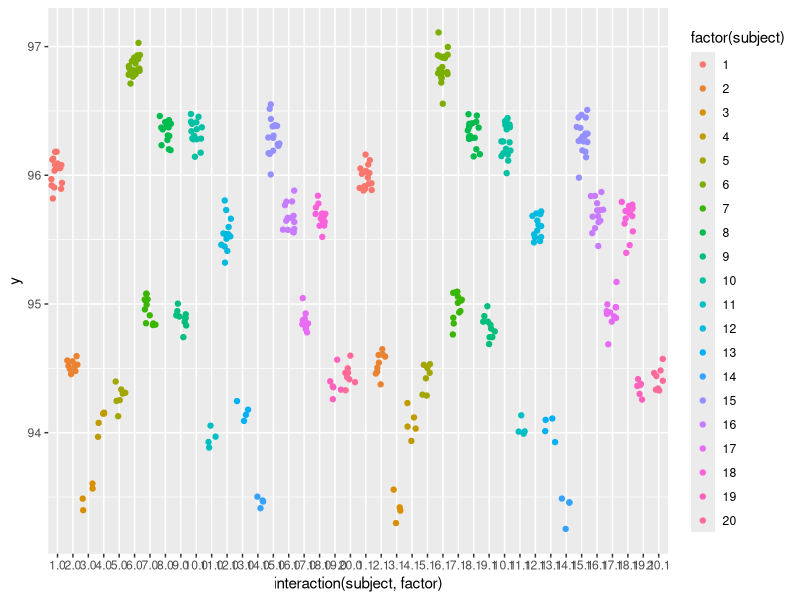

This chart was generated by the following R code:
#----
library(MASS)
library(boot)
# number of subjects
nsubjects = 20

# This defines two random samples, one would be slope the other would be the mean
RE = mvrnorm(nsubjects, mu=c(0,0,0), Sigma=rbind(c(1.0, 0.7,    0),
                                                 c(0.7  , 1,  -0.5),
                                                 c(0  , -0.5  ,  1)))

colnames(RE) = c("intercept","facLow",'facHigh')  
RE = t(round(RE,2))
RE[1,] = RE[1,] - mean(RE[1,])
RE[2,] = RE[2,] - mean(RE[2,])
RE[3,] = RE[3,] - mean(RE[3,])

#RE[2,] = RE[2,]*5

ntrials   =200                              # number of repetitions / trials
data = data.frame(subject   = rep(1:nsubjects,   each=ntrials), 
                  trial = rep(1:ntrials,   times=nsubjects),
                  factor = as.factor(rep(c(0,1),length.out = ntrials*nsubjects)),
                  #factorH = as.factor(rep(c(0,1),length.out = ntrials*nsubjects)),
                  RE.i = rep(RE[1,], each=ntrials),
                  RE.sL = rep(RE[2,], each=ntrials),
                  RE.sH = rep(RE[3,], each=ntrials)
)


factor1Beta = c(0,0)
#factor2Beta = c(-.5,.5)

data$y       = with(data,
                    (95 + RE.i) +
                      (10+1*RE.sH)*factor1Beta[factor]+ 
                      #(0+1*RE.sL)*(1-factor1Beta[factor])+
                      rnorm(n=nsubjects*ntrials, mean=0, sd=.1)
)
#data$y = sapply(inv.logit(data$y),FUN=function(x){rbinom(1,1,x)})
#data$y       = data$y >=0

contrasts(data$factor) = contr.sum(2)

#----
library(lme4)
library(ggplot2)

mres_1  = lmer(y~1+factor+(1+factor|subject),data=data)
mres_2  = lmer(y~1+factor+(1+factor||subject),data=data)
mres_3  = lmer(y~1+factor+(0+factor|subject),data=data)
mres_4  = lmer(y~1+factor+(1|subject),data=data)

library(plyr)
data_un = ddply(data,.(subject),function(x){
  
  howmany = rank(RE[1,])[x$subject[1]] # dependent on intercept rank
 #howmany = x$subject[1] # dependent on subject number
  howmany = max(4,howmany)
  remove = sample(seq(1,length(x$y),2),min(length(x$y),howmany))#runif(x$subject[1],min=2,max=max(2,length(x$y)))
  howmany = (nsubjects+1)-rank(RE[1,])[x$subject[1]] # dependent on intercept rank
  #howmany = x$subject[1] # dependent on subject number
  #howmany = max(4,howmany)
  #remove2 = sample(seq(2,length(x$y),2),min(length(x$y),howmany))
  remove2 = remove+1
  
  
  x = x[c(remove,remove2),]
})

mres_un_1  = lmer(y~1+factor+(1+factor|subject),data=data_un)
mres_un_2  = lmer(y~1+factor+(1+factor||subject),data=data_un)
mres_un_3  = lmer(y~1+factor+(0+factor|subject),data=data_un)
mres_un_4  = lmer(y~1+factor+(1|subject),data=data_un)

rbind(fixef(mres_1),fixef(mres_2),fixef(mres_3),fixef(mres_4),fixef(mres_un_1),fixef(mres_un_2),fixef(mres_un_3),fixef(mres_un_4))
ggplot(data_un,aes(x=interaction(subject,factor),y=y,color=factor(subject),group=subject))+geom_point(position=position_jitter())

mean(data$y)
mean(data_un$y)